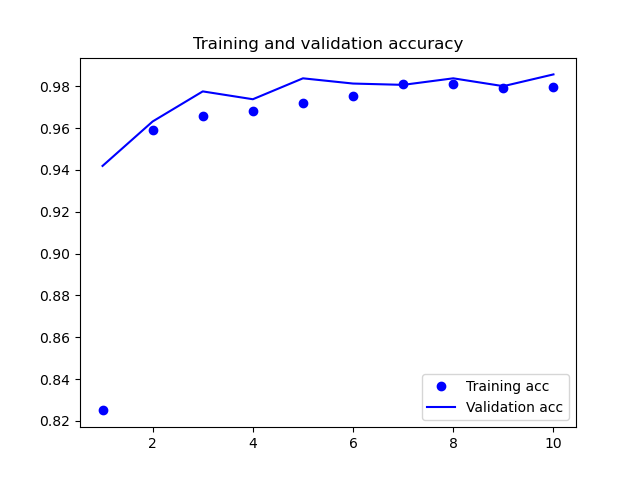
#> input picture keras/accuracy_20210104.png, 640 x 480 px
$ python flip_images.py
#> lines starting #> are read from the running program, lines starting #| are printed output that depends on the picture
import PIL
from PIL import Image
import os

folder_input = input("folder containing images that you want to flip: ")
#> the answer given: ../keras
num_flips = int(input("enter 1 to perform just flip from left to right\nenter 2 to perform just a flip upside down\nenter 3 to flip left to right and upside down: " ))
#> the answer given: 1

file_list = os.listdir(folder_input)

os.chdir(folder_input)

for item in file_list:
    #read the image
    im = Image.open(item)
#> im is the input picture: PIL image 640x480 RGBA; mean R, G, B, A 249.8, 249.8, 251.3, 255

    if num_flips == 1:
        #mirror across vertical axis and save image
        out = im.transpose(PIL.Image.FLIP_LEFT_RIGHT)
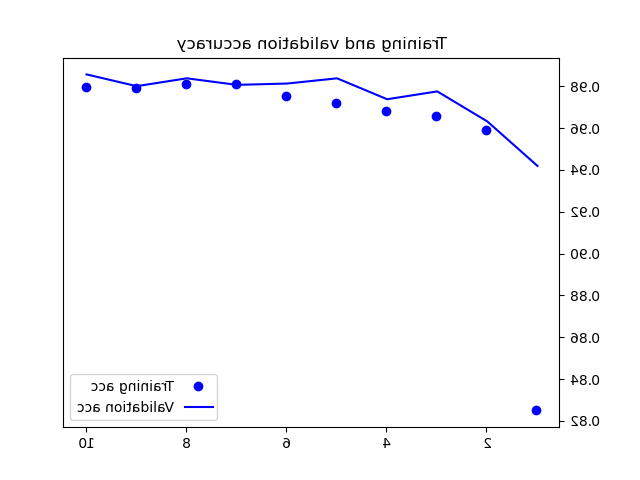
#> out: PIL image 640x480 RGBA; mean R, G, B, A 249.8, 249.8, 251.3, 255
        out.save(item[:-4] + "LR" + ".png")
    elif num_flips == 2:
        #mirror across horizontal axis and save image
        out = im.transpose(PIL.Image.FLIP_TOP_BOTTOM)
        out.save(item[:-4] + "UD" + ".png")
    elif num_flips == 3:
        #mirror across vertical axis and save image
        inter = im.transpose(PIL.Image.FLIP_LEFT_RIGHT)

        #mirror across horizontal axis and save image
        out = inter.transpose(PIL.Image.FLIP_TOP_BOTTOM)
        out.save(item[:-4] + "LRUD" + ".png")
#> pass 2 of the loop `for item in file_list:`:
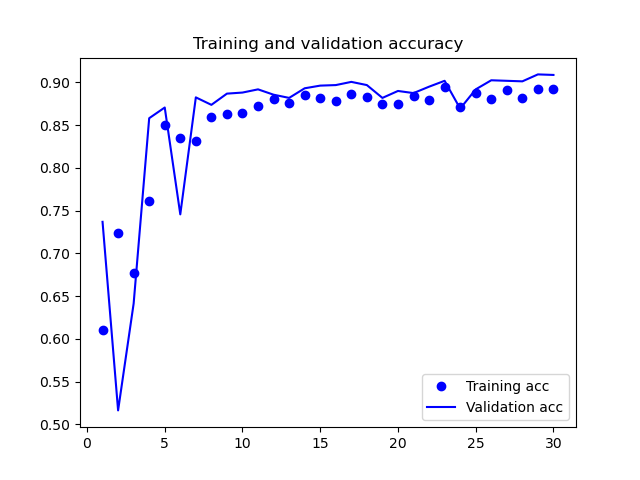
#> input picture keras/accuracy_20210115.png, 640 x 480 px
#> im is the input picture: PIL image 640x480 RGBA; mean R, G, B, A 247.4, 247.4, 251.2, 255
#> `out = im.transpose(PIL.Image.FLIP_LEFT_RIGHT)`:
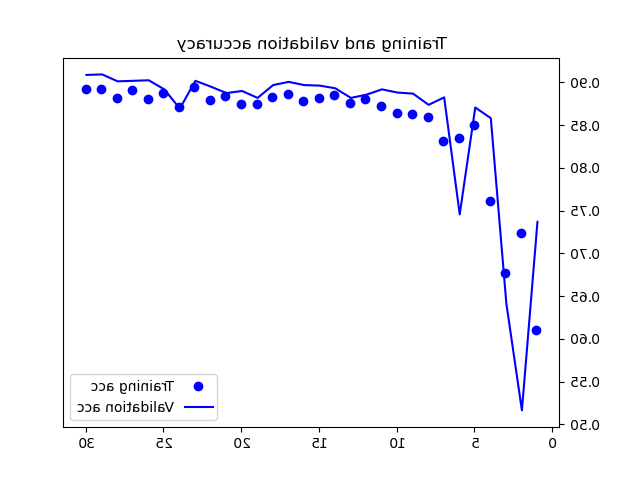
#> out: PIL image 640x480 RGBA; mean R, G, B, A 247.4, 247.4, 251.2, 255
